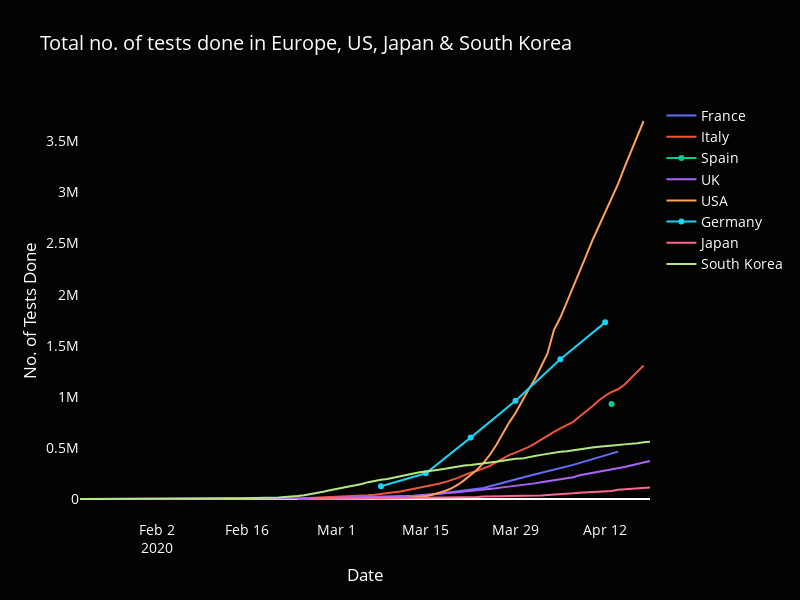

The code cell stored with this chart in its notebook:
### Code cell
fig1 = go.Figure()
fig1.add_trace(go.Scatter(x=df_fra['Date'], y=df_fra['Total tests'], name='France', \
                         ))
fig1.add_trace(go.Scatter(x=df_ita['Date'], y=df_ita['Total tests'], name='Italy', \
                         ))
fig1.add_trace(go.Scatter(x=df_spa['Date'], y=df_spa['Total tests'], name='Spain', \
                         ))
fig1.add_trace(go.Scatter(x=df_uk['Date'], y=df_uk['Total tests'], name='UK', \
                         ))
fig1.add_trace(go.Scatter(x=df_us['Date'], y=df_us['Total tests'], name='USA', \
                         ))
fig1.add_trace(go.Scatter(x=df_ger['Date'], y=df_ger['Total tests'], name='Germany', \
                         ))
fig1.add_trace(go.Scatter(x=df_jap['Date'], y=df_jap['Total tests'], name='Japan', \
                         ))
fig1.add_trace(go.Scatter(x=df_skr['Date'], y=df_skr['Total tests'], name='South Korea', \
                         ))

fig1.layout.update(title_text='Total no. of tests done in Europe, US, Japan & South Korea',xaxis_showgrid=False, width=800, xaxis_title='Date',\
                yaxis_showgrid=False, yaxis_title='No. of Tests Done',
        height=600,font=dict(
#         family="Courier New, monospace",
        size=14,
        color="white"
    ))
fig1.layout.plot_bgcolor = '#030301'
fig1.layout.paper_bgcolor = '#030301'
fig1.show()
